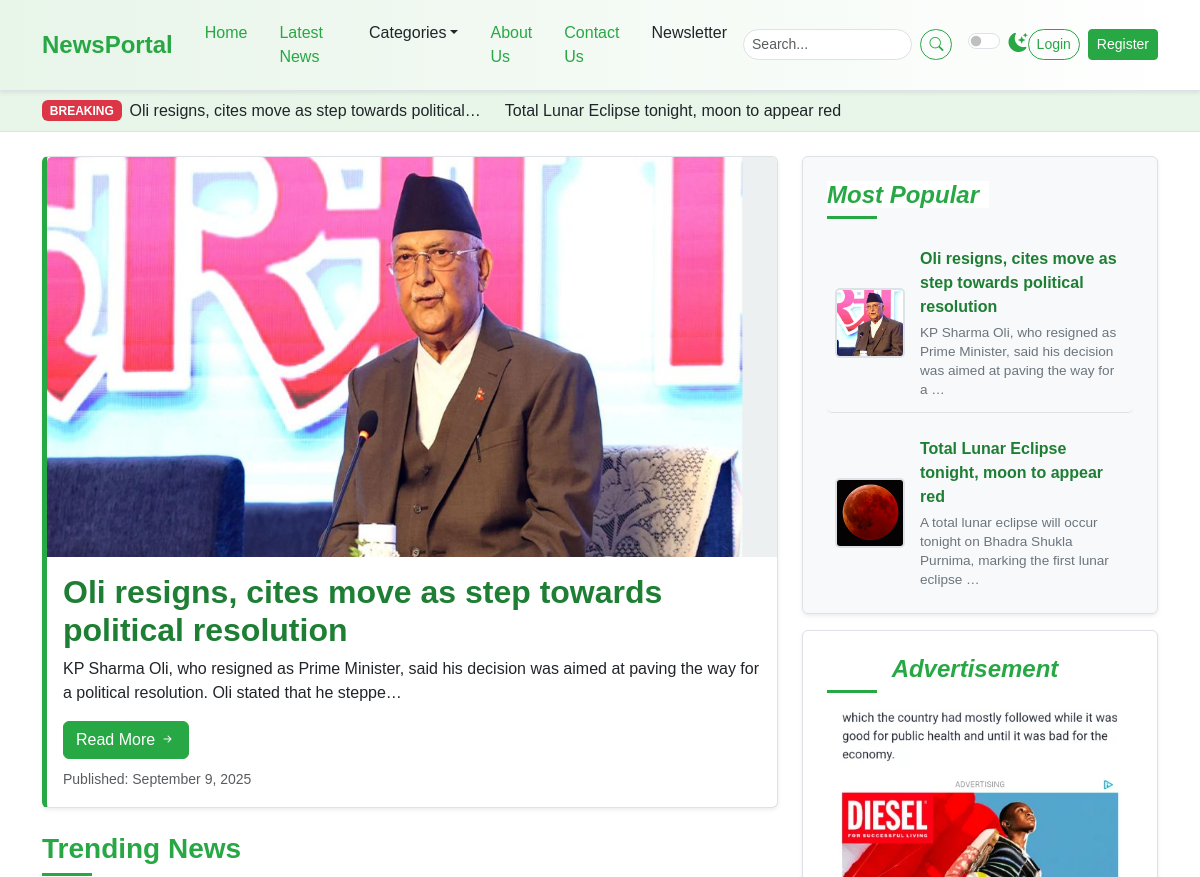
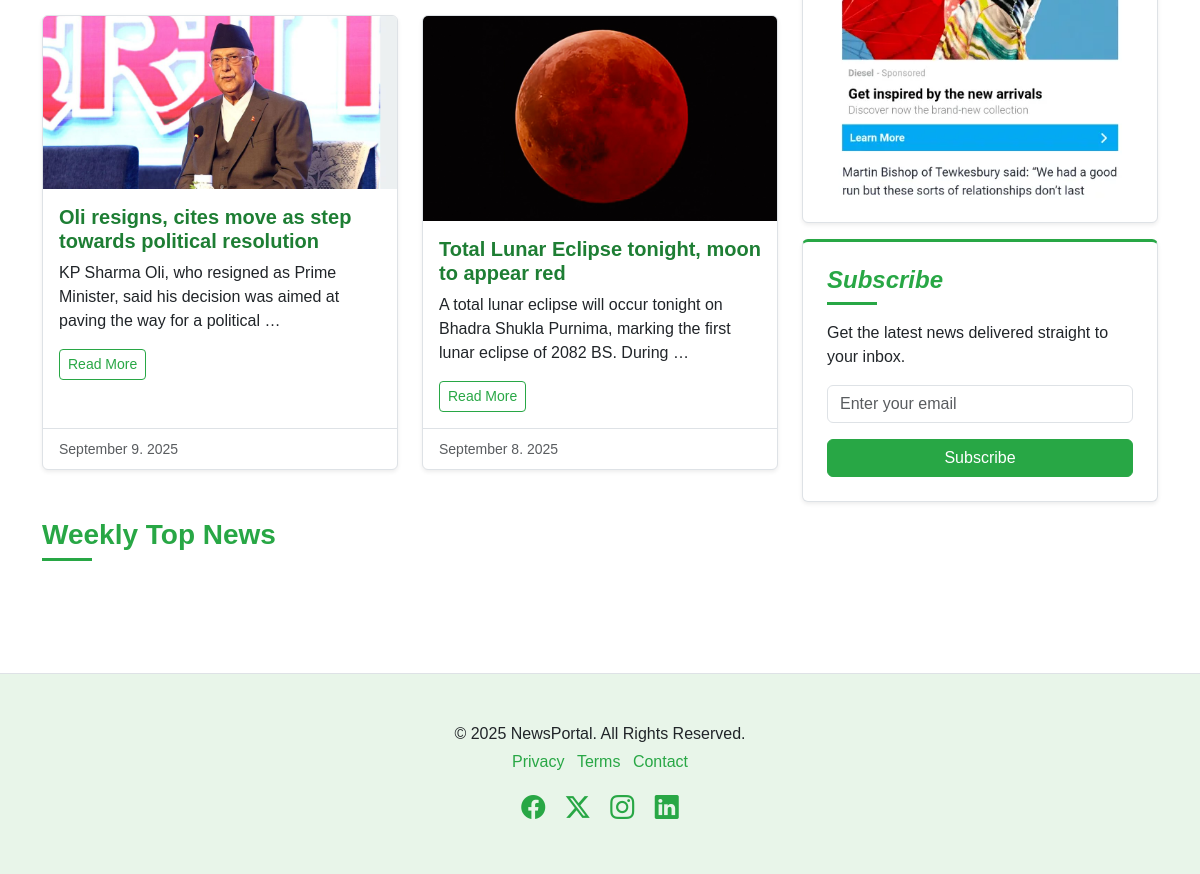
The page / on the database its author committed (2 pictures, top to bottom).
### newspaper/models.py (models this page shows, shortened)
class TimeStampModel(models.Model):
    created_at= models.DateTimeField(auto_now_add=True)
    updated_at=models.DateTimeField(auto_now=True)
    class Meta:
        abstract= True # don't create table in DB

class Post(TimeStampModel):
    STATUS_CHOICES = [
        ("active","Active"),
        ("in_active","Inactive"),
    ]
    title=models.CharField(max_length=256)
    content=models.TextField()
    featured_image = models.ImageField(upload_to="post_images/%Y/%m/%d", blank=False) #install pillow library
    views_count= models.PositiveBigIntegerField(default=0)
    author=models.ForeignKey("auth.User",on_delete=models.CASCADE)
    status=models.CharField(max_length=20, choices=STATUS_CHOICES, default="active")
    is_breaking_news= models.BooleanField(default=False)
    published_at=models.DateTimeField(null=True, blank=True)
    category=models.ForeignKey(Category, on_delete=models.CASCADE)
    tags= models.ManyToManyField(Tag)

class Advertisement(TimeStampModel):
    title = models.CharField(max_length=100)
    image = models.ImageField(upload_to="advertisements/%Y/%m/%d", blank=False)

### newspaper/views.py (the view)
# urls.py: path("",views.HomePageView.as_view(),name="home"),
class HomePageView(SidebarMixin, TemplateView):
    template_name = "newsportal/home.html"
    def get_context_data(self, **kwargs):
        context = super().get_context_data(**kwargs)
        context["featured_post"] = (
            Post.objects.filter(published_at__isnull=False, status="active")
            .order_by("-published_at", "-views_count")
            .first()
        )
        one_week_ago = timezone.now() - timedelta(days=7)
        context["weekly_top_posts"] = Post.objects.filter(
            published_at__isnull=False, status="active", published_at__gte = one_week_ago
        ).order_by("-published_at", "-views_count")[:5]
        context["breaking_news"] = Post.objects.filter(
            published_at__isnull=False, status="active", is_breaking_news=True
        ).order_by("-published_at")[:3]
        context["trending_news"] = Post.objects.filter(
            published_at__isnull=False, status="active"
        ).order_by("-published_at")[:4]
        return context

### newspaper/nav.py (called while the page is built)
def navigation(request):
    categories= Category.objects.all()[:4]
    return {"categories": categories}

### newspaper/views.py (called while the page is built)
        def get_context_data(self, **kwargs):
            context = super().get_context_data(**kwargs)
            context["popular_posts"] = Post.objects.filter(
                published_at__isnull=False, status="active"
            ).order_by("-published_at")[:5]
            context["advertisement"] = (
                Advertisement.objects.all().order_by("-created_at").first()
            )
            return context

### templates/newsportal/home.html
{% extends "newsportal/base.html" %}
{% block content %}
    {% include "newsportal/home/breaking_news.html" %}
    <div class="container mt-4">
      <div class="row">
        <div class="col-lg-8">
          {% include "newsportal/home/left/featured_story.html" %}
          {% include "newsportal/home/left/trending_news.html" %}
          {% include "newsportal/home/left/weekly_top_news.html" %}
        </div>
        <div class="col-lg-4">
          <div class="position-sticky sticky-sidebar-offset">
              {% include "newsportal/home/right/most_popular.html" %}
              {% include "newsportal/home/right/advertisement.html" %}
              {% include "newsportal/home/right/newsletter.html" %}
          </div>
        </div>
      </div>
    </div>
{% endblock content %}

### templates/newsportal/home/breaking_news.html
    <div class="breaking-news-ticker bg-light py-2">
      <div class="container">
        <div class="d-flex align-items-center">
          <span class="badge bg-danger me-2">BREAKING</span>
          <marquee behavior="scroll"
                   direction="left"
                   onmouseover="this.stop();"
                   onmouseout="this.start();">
            {% for post in breaking_news %}
            <a href="article.html" class="text-dark text-decoration-none me-4">{{post.title|truncatechars:50}}</a>
          </marquee>
          {% endfor %}
        </div>
      </div>
    </div>

### templates/newsportal/home/left/featured_story.html
          <div class="card mb-4 featured-story-card shadow-sm">
            <img src="{{ featured_post.featured_image.url }}"
            width="800"
            height="400"
            class="card-img-top"
                 alt="Featured Story" />
            <div class="card-body">
              <h2 class="card-title fw-bold">{{ featured_post.title }}</h2>
              <p class="card-text">
                {{ featured_post.content|truncatechars:150 }}
              </p>
              <a href="article.html" class="btn btn-success">Read More <i class="bi bi-arrow-right-short"></i></a>
              <p class="card-text mt-2">
                <small class="text-muted">Published: {{ featured_post.published_at|date:"F j, Y" }}</small>
              </p>
            </div>
          </div>

### templates/newsportal/home/left/trending_news.html
          <h3 class="mb-3 section-title">
            <span>Trending News</span>
          </h3>
          <div class="row row-cols-1 row-cols-md-2 g-4">
             {% for post in trending_news %}
            <div class="col">
              <div class="card h-100 shadow-sm news-card">
                <img src="{{ post.featured_image.url }}"
                     class="card-img-top"
                     alt="Trending News 1" />
                <div class="card-body">
                  <h5 class="card-title">{{ post.title }}</h5>
                  <p class="card-text">{{ post.content|striptags|truncatewords:20 }}</p>
                  <a href="#" class="btn btn-outline-success btn-sm">Read More</a>
                </div>
                <div class="card-footer">
                  <small class="text-muted">{{ post.published_at|date:"F j. Y" }}</small>
                </div>
              </div>
            </div>
            {% endfor %}
          </div>

### templates/newsportal/home/right/most_popular.html
            <div class="p-4 mb-3 bg-light rounded sidebar-widget shadow-sm">
              <h4 class="fst-italic section-title">
                <span>Most Popular</span>
              </h4>
              <ul class="list-unstyled mb-0 popular-list">
                 {% for post in popular_posts %}
                <li>
                  <img src="{{ post.featured_image.url }}"
                  width="70"
                  height="70"
                  alt="Popular 1" />
                  <div>
                      <a href="article.html" class="popular-title-link">{{ post.title }}</a>
                      <p class="popular-description">{{ post.content|truncatechars:100 }}</p>
                  </div>
                </li>
                {% endfor %}
              </ul>
            </div>

### templates/newsportal/home/right/advertisement.html
            <div class="p-4 mb-3 rounded sidebar-widget shadow-sm text-center">
              <h4 class="fst-italic section-title">
                <span>Advertisement</span>
              </h4>
              <img src="{{ advertisement.image.url }}"
                   class="img-fluid"
                   alt="{{ advertisement.title }}"
                   width="300"
                   height="250" />
            </div>

### static/css/style.css (style rules this page uses)
:root { --primary-green: #28a745; --light-green: #e8f5e9; --dark-green: #1e7e34; --accent-green: #5cb85c; --text-color-light: #212529; --text-color-dark: #f8f9fa; --bg-light: #ffffff; --bg-dark: #212529; --card-bg-light: #ffffff; --card-bg-dark: #343a40; --border-color-light: #dee2e6; --border-color-dark: #495057; --shadow-sm: 0 0.125rem 0.25rem rgba(0, 0, 0, 0.075); --shadow: 0 0.5rem 1rem rgba(0, 0, 0, 0.15); --transition-speed: 0.3s ease; }
body { font-family: "Poppins", sans-serif; background-color: var(--bg-light); color: var(--text-color-light); transition: background-color var(--transition-speed), color var(--transition-speed); }
.breaking-news-ticker { border-bottom: 1px solid var(--border-color-light); background-color: var(--light-green) !important; }
.section-title { position: relative; padding-bottom: 10px; margin-bottom: 20px; font-weight: 600; color: var(--primary-green); }
.section-title span { position: relative; z-index: 1; background-color: var(--bg-light); padding-right: 10px; }
.section-title::after { content: ""; position: absolute; left: 0; bottom: 0; width: 50px; height: 3px; background-color: var(--primary-green); }
.card { border: 1px solid var(--border-color-light); transition: box-shadow var(--transition-speed), transform var(--transition-speed); background-color: var(--card-bg-light); color: var(--text-color-light); }
.featured-story-card { border-left: 5px solid var(--primary-green); }
.card-title { color: var(--dark-green); font-weight: 600; }
.card-footer { background-color: transparent; border-top: 1px solid var(--border-color-light); }
.sidebar-widget { background-color: var(--card-bg-light); border: 1px solid var(--border-color-light); padding: 1.5rem !important; }
.sidebar-widget h4 { color: var(--primary-green); margin-bottom: 1rem; }
.popular-list li { display: flex; align-items: center; margin-bottom: 0.75rem; padding: 0.75rem 0.5rem; border-bottom: 1px solid var(--border-color-light); transition: background-color var(--transition-speed); border-radius: 5px; }
.popular-list li:last-child { border-bottom: none; margin-bottom: 0; padding-bottom: 0; }
.popular-list img { width: 70px; height: 70px; object-fit: cover; border-radius: 5px; margin-right: 15px; flex-shrink: 0; border: 2px solid var(--border-color-light); }
.popular-list li div { display: flex; flex-direction: column; justify-content: center; flex-grow: 1; }
.popular-list .popular-title-link { text-decoration: none; color: var(--dark-green); font-weight: 600; margin-bottom: 0.25rem; display: block; transition: color var(--transition-speed); }
.popular-list .popular-description { font-size: 0.85rem; color: #6c757d; margin-bottom: 0; line-height: 1.4; }
.popular-list a { text-decoration: none; color: var(--text-color-light); transition: color var(--transition-speed); flex-grow: 1; }
.btn-success { background-color: var(--primary-green); border-color: var(--primary-green); transition: background-color var(--transition-speed), border-color var(--transition-speed), box-shadow var(--transition-speed); }
.btn-outline-success { color: var(--primary-green); border-color: var(--primary-green); transition: background-color var(--transition-speed), color var(--transition-speed); }
.sticky-sidebar-offset { top: 6rem; }

### rows shown on the page
Post: title "Oli resigns, cites move as step towards political…", featured_image (picture), title "Oli resigns, cites move as step towards political resolution", content "KP Sharma Oli, who resigned as Prime Minister, said his decision was aimed at paving the way for a political resolution. Oli stated that he steppe…", published_at "September 9, 2025", content "KP Sharma Oli, who resigned as Prime Minister, said his decision was aimed at paving the way for a political …", published_at "September 9. 2025", content "KP Sharma Oli, who resigned as Prime Minister, said his decision was aimed at paving the way for a …"
Post: title "Total Lunar Eclipse tonight, moon to appear red", featured_image (picture), content "A total lunar eclipse will occur tonight on Bhadra Shukla Purnima, marking the first lunar eclipse of 2082 BS. During …", published_at "September 8. 2025", content "A total lunar eclipse will occur tonight on Bhadra Shukla Purnima, marking the first lunar eclipse …"
Advertisement: image (picture)
